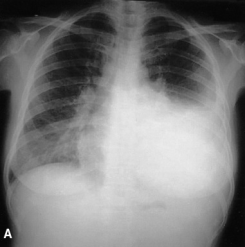
#> input picture images/PTCL-U_hypereosinophilia.png, 245 x 247 px, found by its file name
$ python morofo2.py
#> lines starting #> are read from the running program, lines starting #| are printed output that depends on the picture; after the words box and inside, x2 and y2 are one past the last pixel; in counts of white or black regions, pixels touching at a corner belong together
import cv2
import numpy as np

# Leer la imagen de la radiografía en escala de grises
paths = ['images\PTCL-U_hypereosinophilia.png',
         'images\Paradox_worsening_tuberculosis.png',
         'images\Ovarian_Hyperstimulation.png',
         'images\Carcinoid_Rare_Koch.png',
         'images\Carbimazole_induced.png']


image = cv2.imread(paths[0], cv2.IMREAD_GRAYSCALE)
#> image is the input picture: shape (247, 245); min 6, max 254, mean 126.2

_, binary_image = cv2.threshold(image, 10, 255, cv2.THRESH_BINARY)
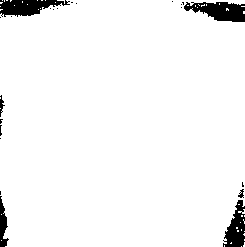
#> binary_image: shape (247, 245); 95.8% white; 22 black regions (16 under 20 px), largest, box (x1, y1, x2, y2) and area: (184, 2, 245, 22) 801, (0, 0, 70, 17) 742, (223, 200, 245, 247) 610, (0, 196, 9, 247) 254, (0, 95, 5, 117) 48, (238, 189, 244, 198) 30

kernel = cv2.getStructuringElement(cv2.MORPH_RECT, (5, 5))
opened_image = cv2.morphologyEx(binary_image, cv2.MORPH_OPEN, kernel)
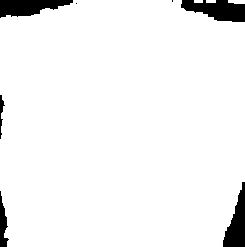
#> opened_image: shape (247, 245); 95.1% white; 7 black regions (2 under 20 px)

contours, _ = cv2.findContours(
    opened_image, cv2.RETR_EXTERNAL, cv2.CHAIN_APPROX_SIMPLE)
#> contours = 4 contours, 2 with area under 20; largest, box (x1, y1, x2, y2) and area: (0, 0, 245, 247) 56943, (228, 0, 245, 4) 42

filtered_contours = [cnt for cnt in contours if cv2.contourArea(cnt) > 20]
#> filtered_contours = 2 contours; box (x1, y1, x2, y2) and area: (0, 0, 245, 247) 56943, (228, 0, 245, 4) 42

contour_image = cv2.cvtColor(image, cv2.COLOR_GRAY2BGR)
cv2.drawContours(contour_image, filtered_contours, -1, (0, 255, 0), 2)
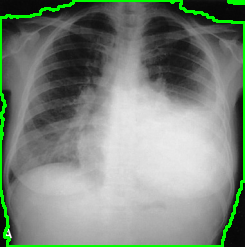
#> contour_image: shape (247, 245, 3); 4.02% of pixels changed, all inside (x1, y1, x2, y2) = (0, 0, 245, 247)


# Mostrar la imagen original y el resultado
cv2.imshow('Imagen original', image)
cv2.imshow('Resultado', contour_image)
cv2.waitKey(0)
cv2.destroyAllWindows()

$ run again, with images/Frontal_Lung_Xray.png copied over images/PTCL-U_hypereosinophilia.png
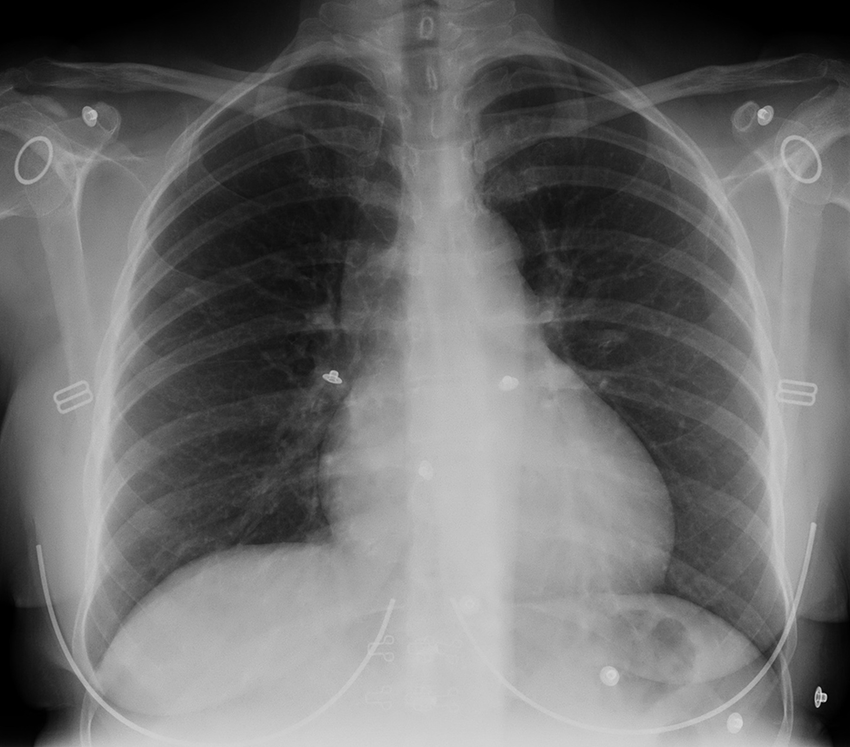
#> input picture images/Frontal_Lung_Xray.png, 850 x 747 px, found by its file name
#> image is the input picture: shape (747, 850); min 0, max 223, mean 108.5
#> `_, binary_image = cv2.threshold(image, 10, 255, cv2.THRESH_BINARY)`:
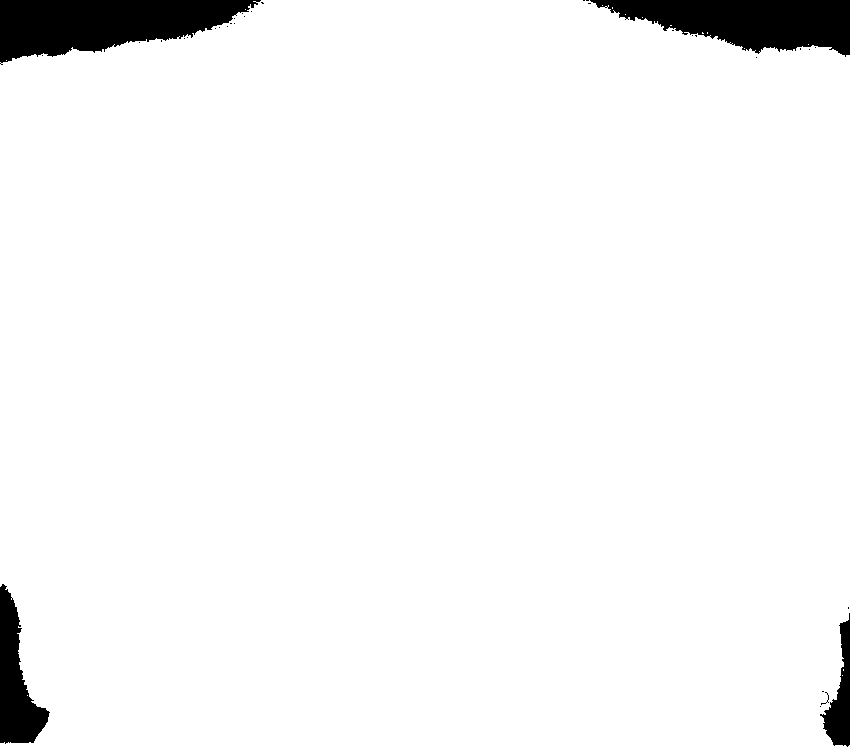
#> binary_image: shape (747, 850); 95.9% white; 33 black regions (29 under 20 px), largest, box (x1, y1, x2, y2) and area: (0, 0, 261, 65) 10665, (590, 0, 850, 57) 9276, (0, 584, 50, 744) 4008, (820, 613, 850, 747) 1769
#> opened_image: shape (747, 850); 95.9% white; 6 black regions (2 under 20 px)
#> contours = 1 contour; box (x1, y1, x2, y2) and area: (0, 0, 850, 747) 607018
#> filtered_contours has the same summary as contours
#> `cv2.drawContours(contour_image, filtered_contours, -1, (0, 255, 0), 2)`:
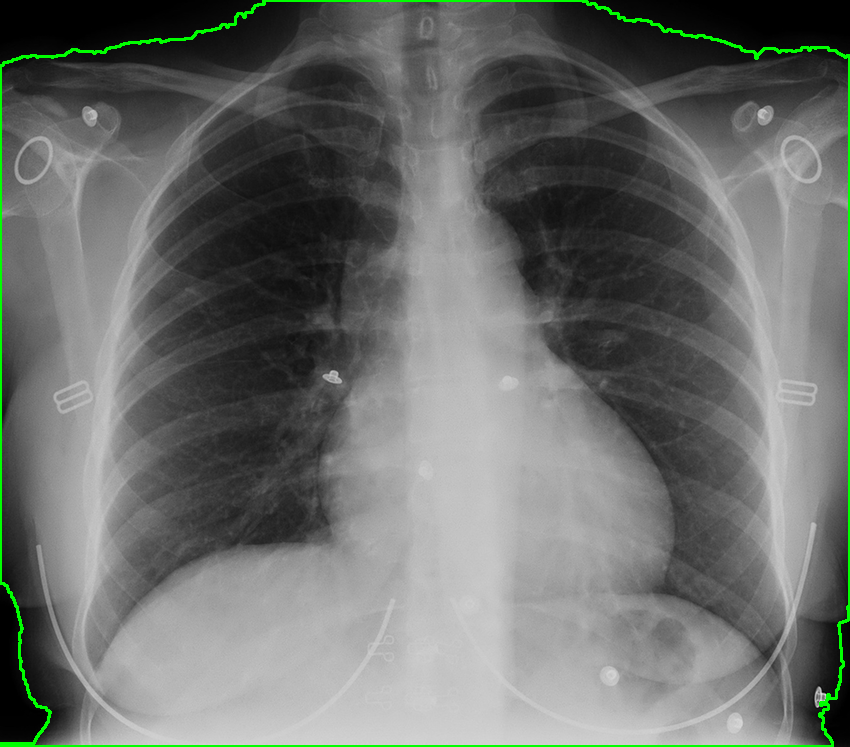
#> contour_image: shape (747, 850, 3); 1.24% of pixels changed, all inside (x1, y1, x2, y2) = (0, 0, 850, 747)

$ run again, with images/Malignant_Lymphoma.png copied over images/PTCL-U_hypereosinophilia.png
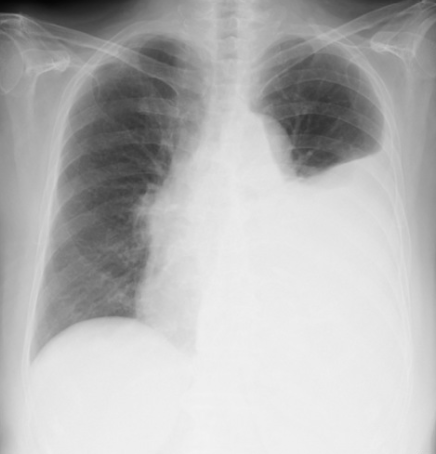
#> input picture images/Malignant_Lymphoma.png, 436 x 454 px, found by its file name
#> image is the input picture: shape (454, 436); min 5, max 244, mean 182
#> `_, binary_image = cv2.threshold(image, 10, 255, cv2.THRESH_BINARY)`:
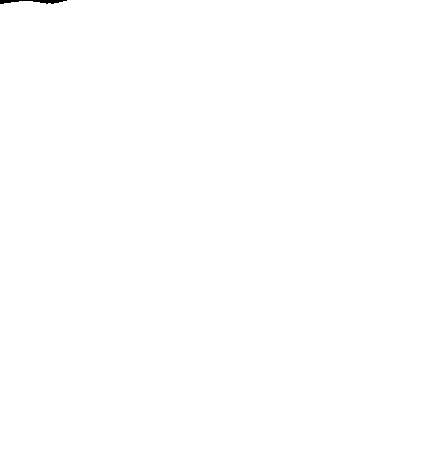
#> binary_image: shape (454, 436); 99.9% white; 1 black region, box (x1, y1, x2, y2) and area: (0, 0, 67, 4) 155
#> opened_image: shape (454, 436); 99.9% white; 1 black region
#> contours = 1 contour; box (x1, y1, x2, y2) and area: (0, 0, 436, 454) 196899
#> filtered_contours has the same summary as contours
#> `cv2.drawContours(contour_image, filtered_contours, -1, (0, 255, 0), 2)`:
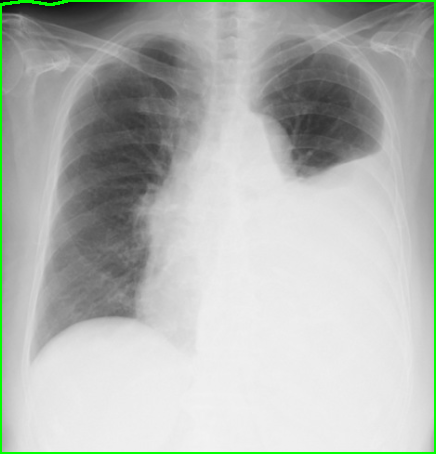
#> contour_image: shape (454, 436, 3); 1.83% of pixels changed, all inside (x1, y1, x2, y2) = (0, 0, 436, 454)
